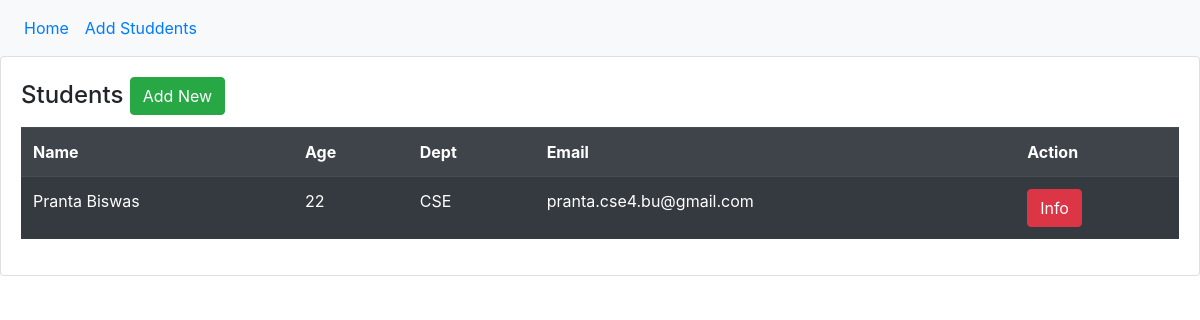
Before: / with the older database file.
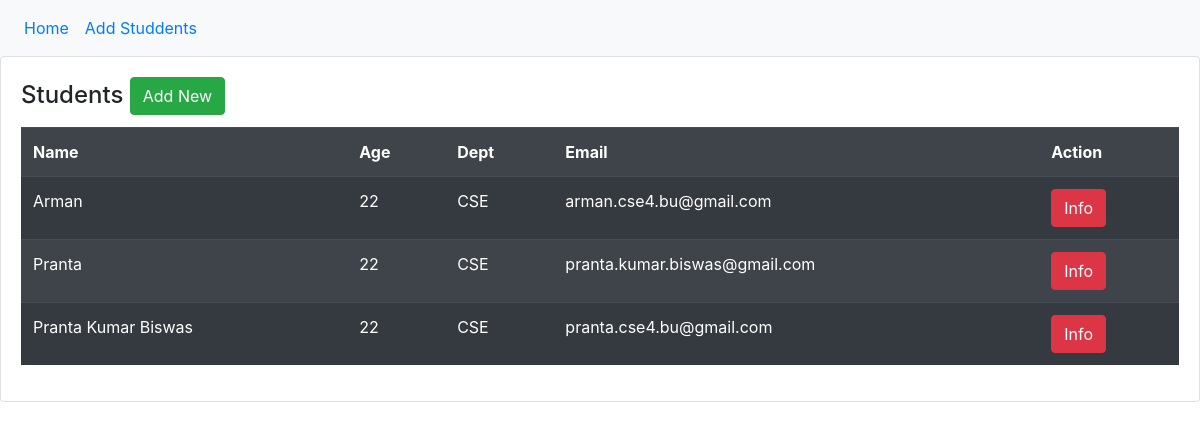
After: the same page with the newer database file.
### first_app/models.py (models this page shows, shortened)
class StudentModel(models.Model):
    name = models.CharField(max_length=50)
    age = models.IntegerField()
    dept = models.CharField( max_length=50)
    email = models.EmailField( max_length=254)

### first_app/views.py (the view)
# urls.py: path('',views.home, name="home"),
def home(request):
    student_list = StudentModel.objects.order_by("name")
    diction={'title':"Home", 'student_list':student_list}
    return render(request, 'first_app/index.html', context = diction)

### templates/first_app/index.html (shortened to what this page needs)
{% extends 'first_app/base.html' %}
{% block body_block %}
<div class="card">
    <div class="card-body">
      <h4 class="card-title text-left">Students <span><a href="{% url 'first_app:student_form' %}" class="btn btn-success text-right">Add New</a></span></h4>
      {% if student_list %}
      <table class="table table-striped table-dark">
          <tr>
          <th>Name</th>
          <th>Age</th>
          <th>Dept</th>
          <th>Email</th>
          <th>Action</th>
          </tr>
          {% for student_list in student_list %}
            <tr>
                <td>{{ student_list.name }}</td>
                <td>{{ student_list.age }}</td>
                <td>{{ student_list.dept }}</td>
                <td>{{ student_list.email }}</td>
                <td><a href="{% url 'first_app:student_info' student_id=student_list.id %}" class="btn btn-danger">Info</a></td>
            </tr>
          {% endfor %}
      </table>
      {% else %}
          <p>No Students Available</p>
          {% endif %}
    </div>
  </div>
{% endblock body_block %}

### templates/first_app/base.html (shortened to what this page needs)
<!DOCTYPE html>
<html lang="en">
<head>
<link rel="stylesheet" href="https://cdnjs.cloudflare.com/ajax/libs/twitter-bootstrap/4.5.3/css/bootstrap.min.css">
<link rel="stylesheet" href="https://cdnjs.cloudflare.com/ajax/libs/font-awesome/5.15.1/css/all.min.css">
</head>
<body>
    <nav class="navbar navbar-expand-sm bg-light">
        <ul class="navbar-nav">
          <li class="nav-item">
            <a class="nav-link" href="{% url 'first_app:home' %}">Home</a>
          </li>
          <li class="nav-item">
            <a class="nav-link" href="{% url 'first_app:student_form' %}">Add Studdents</a>
          </li>
        </ul>
      </nav>
      {% block body_block %}
      {% endblock %}
</body>
</html>

Changed rows visible on the page:
removed StudentModel: name "Pranta Biswas", age "22", dept "CSE", email "pranta.cse4.bu@gmail.com"
added StudentModel: name "Arman", age "22", dept "CSE", email "arman.cse4.bu@gmail.com"
added StudentModel: name "Pranta", age "22", dept "CSE", email "pranta.kumar.biswas@gmail.com"
added StudentModel: name "Pranta Kumar Biswas", age "22", dept "CSE", email "pranta.cse4.bu@gmail.com"
